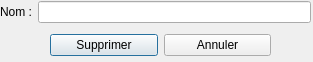
<?xml version="1.0" encoding="UTF-8"?>
<ui version="4.0">
 <class>Supprimer</class>
 <widget class="QDialog" name="Supprimer">
  <property name="geometry">
   <rect>
    <x>0</x>
    <y>0</y>
    <width>313</width>
    <height>62</height>
   </rect>
  </property>
  <property name="windowTitle">
   <string>Dialog</string>
  </property>
  <widget class="QWidget" name="layoutWidget">
   <property name="geometry">
    <rect>
     <x>0</x>
     <y>0</y>
     <width>311</width>
     <height>24</height>
    </rect>
   </property>
   <layout class="QHBoxLayout" name="horizontalLayout">
    <item>
     <widget class="QLabel" name="label">
      <property name="text">
       <string>Nom :</string>
      </property>
     </widget>
    </item>
    <item>
     <widget class="QLineEdit" name="lineEdit"/>
    </item>
   </layout>
  </widget>
  <widget class="QWidget" name="layoutWidget">
   <property name="geometry">
    <rect>
     <x>50</x>
     <y>30</y>
     <width>221</width>
     <height>30</height>
    </rect>
   </property>
   <layout class="QHBoxLayout" name="horizontalLayout_2">
    <item>
     <widget class="QPushButton" name="pushButton">
      <property name="text">
       <string>Supprimer</string>
      </property>
     </widget>
    </item>
    <item>
     <widget class="QPushButton" name="pushButton_2">
      <property name="text">
       <string>Annuler</string>
      </property>
     </widget>
    </item>
   </layout>
  </widget>
 </widget>
 <resources/>
 <connections/>
</ui>
